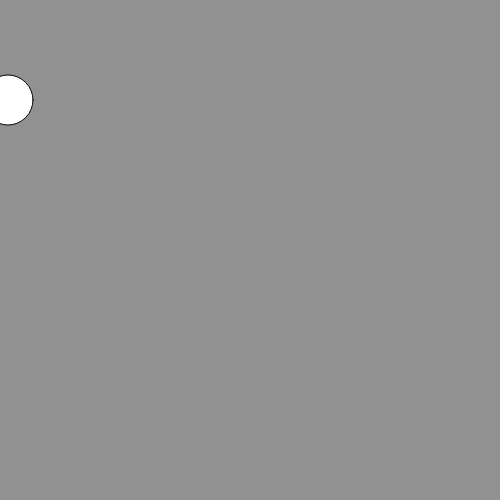
Frame 1 (no input)
Frame 60 (no input): blank canvas, image omitted
Frame 120 (the mouse pressed at the canvas centre since frame 60): blank canvas, image omitted

The p5.js sketch that drew this single still picture (run headless with seeded random() and noise() and a simulated clock; from frame 60 on, the mouse is pressed at the canvas centre):

// p5.js sketch
// ── sketch.js
function setup(){
createCanvas(500,500);
background(145);
}

var x = 8;


function draw(){
    background(145);
    ellipse(x,100, 50);
x += 20;
}
// ── drawloop.html
<html>
    <head>
        <script src="https://cdnjs.cloudflare.com/ajax/libs/p5.js/0.5.11/p5.js"> </script>
    <script src="sketch.js"> </script>
    </head>
    <body>
        
    </body>
</html>
